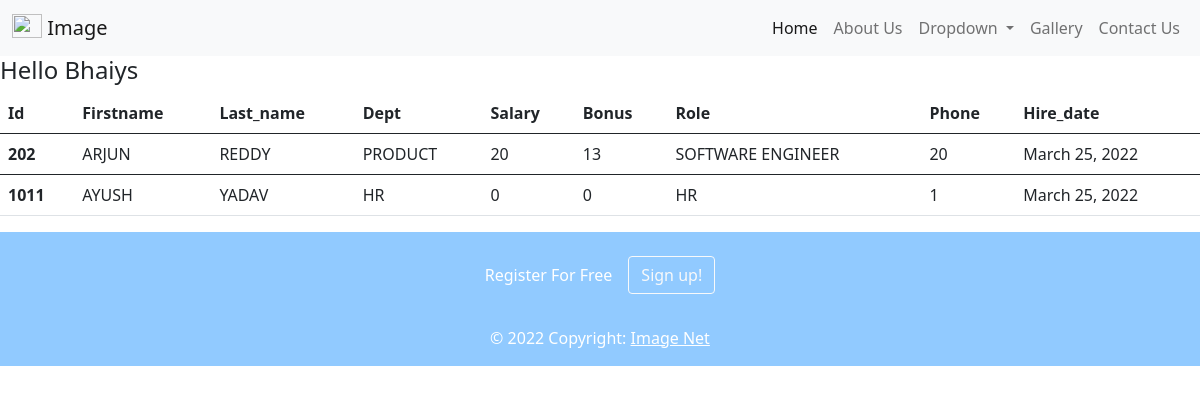
The app's page /viewemp with its own data.
### emp_app/models.py (models this page shows, shortened)
class Employee(models.Model):
    id = models.IntegerField(primary_key=True)
    first_name = models.CharField(max_length=30)
    last_name = models.CharField(max_length=30)
    dept = models.ForeignKey(Department, on_delete=models.CASCADE)
    salary = models.IntegerField(default=0)
    bonus = models.IntegerField(default=0)
    role = models.ForeignKey(Role, on_delete=models.CASCADE)
    phone = models.IntegerField(default=0)
    hire_date = models.DateField()

class Department(models.Model):
    name = models.CharField(max_length=50, null=False)
    location = models.CharField(max_length=50)
    def __str__(self):
        return self.name

class Role(models.Model):
    name = models.CharField(max_length=50, null=False)
    def __str__(self):
        return self.name

### emp_app/views.py (the view)
# urls.py: path('viewemp', views.viewemp, name='viewemp'),
def viewemp(request):
    emp = Employee.objects.all()
    context={
        'emps': emp
    }
    return render(request, 'viewemp.html',context)

### emp_app/template/viewemp.html
{% extends 'base.html' %}
{% block body %}
<div class="container-fluid px-0">
    <h4>hello bhaiys</h4>
    <table class="table">
  <thead>
    <tr>
      <th scope="col">id</th>
      <th scope="col">Firstname</th>
      <th scope="col">last_name</th>
      <th scope="col">dept</th>
        <th scope="col">salary</th>
        <th scope="col">bonus</th>
        <th scope="col">role</th>
        <th scope="col">phone</th>
        <th scope="col"> hire_date</th>
    </tr>
  </thead>
       {% for i in emps %}
  <tbody>
    <tr>
      <th scope="row">{{i.id}}</th>
      <td>{{i.first_name}}</td>
      <td>{{i.last_name}}</td>
      <td>{{i.dept}}</td>
        <td>{{i.salary}}</td>
      <td>{{i.bonus}}</td>
      <td>{{i.role}}</td>
        <td>{{i.phone}}</td>
      <td>{{i.hire_date}}</td>
    </tr>
  </tbody>
       {% endfor %}
</table>
</div>
{% endblock body %}

### emp_app/template/base.html (shortened to what this page needs)
<!doctype html>
<html lang="en">
  <head>
    <link href="https://cdn.jsdelivr.net/npm/bootstrap@5.0.2/dist/css/bootstrap.min.css" rel="stylesheet">
  </head>
  <body>
    <body class="text-capitalize">
      <nav class="navbar sticky-top navbar-expand-lg navbar-light bg-light">
          <div class="container-fluid">
              <a class="navbar-brand" href="#">
                  <img src="https://www.phoca.cz/images/projects/phoca-favicon-r.svg" alt="" width="30" height="24"
                      class="d-inline-block align-text-top">
                  Image</a>
              <div class="collapse navbar-collapse" id="navbarSupportedContent">
                  <div class="ms-auto">
                      <ul class="navbar-nav me-auto mb-2 mb-lg-0">
                          <li class="nav-item">
                              <a class="nav-link active" aria-current="page" href="/">Home</a>
                          </li>
                          <li class="nav-item">
                              <a class="nav-link text-capitalize" href="/about">about us</a>
                          </li>
                          <li class="nav-item dropdown">
                              <a class="nav-link dropdown-toggle" href="#" id="navbarDropdown" role="button"
                                  data-bs-toggle="dropdown" aria-expanded="false">
                                  Dropdown
                              </a>
                          </li>
                          <li class="nav-item">
                              <a class="nav-link text-capitalize" href="#">gallery</a>
                          </li>
                          <li class="nav-item">
                              <a class="nav-link text-capitalize" href="/contact">contact us</a>
                          </li>
                      </ul>
                  </div>
              </div>
          </div>
      </nav>
{% block body %}{% endblock body %}
<section class="">
  <footer class="text-center text-white" style="background-color: #91caff;">
    <div class="container p-4 pb-0">
      <section class="">
        <p class="d-flex justify-content-center align-items-center">
          <span class="me-3">Register for free</span>
          <button type="button" class="btn btn-outline-light btn-rounded">
            Sign up!
          </button>
        </p>
      </section>
    </div>
    <div class="text-center p-3" style="background-color:#91caff;">
      © 2022 Copyright:
      <a class="text-white" href="/">image net</a>
    </div>
  </footer>
</section>
  </body>
</html>

### records on screen
Employee: id "202", first_name "ARJUN", last_name "REDDY", dept "PRODUCT", salary "20", bonus "13", role "SOFTWARE ENGINEER", phone "20", hire_date "March 25, 2022"
Employee: id "1011", first_name "AYUSH", last_name "YADAV", dept "HR", salary "0", bonus "0", role "HR", phone "1", hire_date "March 25, 2022"
